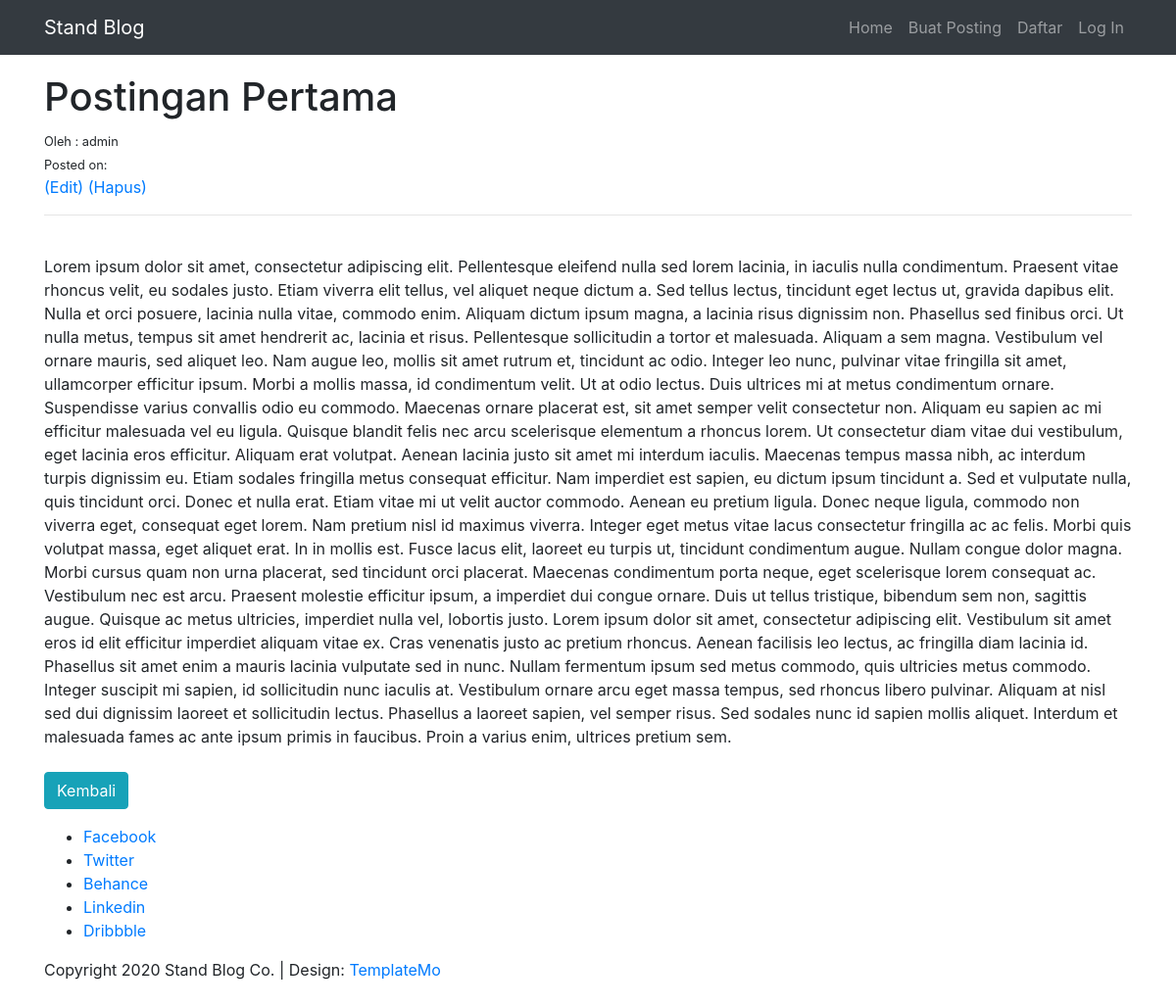
/article/7, run on the app's committed database.
### blog/models.py (models this page shows, shortened)
class Post(models.Model):
    judul = models.CharField(max_length=255)
    author = models.ForeignKey(User, on_delete=models.CASCADE)
    konten = models.TextField()
    pub_date = models.DateField(auto_now_add=True)

### blog/views.py (the view)
# urls.py: path('article/<int:pk>', ArtikelDetail.as_view(), name='detail-artikel'),
class ArtikelDetail(DetailView):
    model = Post
    template_name = 'blog/artikel_detail.html'

### blog/templates/blog/artikel_detail.html (shortened to what this page needs)
{% extends 'base.html' %}
{% block content %}
<h1>{{ post.judul }}</h1>
<small>Oleh : {{ post.author}}</small><br/>
<small>Posted on: {{pub_date }}</small> <br>
<a href="{% url 'edit-artikel' post.pk %}">(Edit)</a>
<a href="{% url 'hapus-artikel' post.pk %}">(Hapus)</a>
<hr>
<br/>
{{ post.konten }}
<br><br>
<a class="btn btn-info" href="{% url 'home' %}">Kembali</a>
{% endblock content %}

### data on the page
Post: judul "Postingan Pertama", author "admin", konten "Lorem ipsum dolor sit amet, consectetur adipiscing elit. Pellentesque eleifend nulla sed lorem lacinia, in iaculis nulla condimentum. Praesent vitae rhoncus velit, eu sodales justo. Etiam viverra elit tellus, vel aliquet neque dictum a. Sed tellus lectus, tincidunt eget lectus ut, gravida dapibus elit. Nulla et orci posuere, lacinia nulla vitae, commodo enim. Aliquam dictum ipsum magna, a lacinia risus dignissim non. Phasellus sed finibus orci. Ut nulla metus, tempus sit amet hendrerit ac, lacinia et risus. Pellentesque sollicitudin a tortor et malesuada. Aliquam a sem magna. Vestibulum vel ornare mauris, sed aliquet leo. Nam augue leo, mollis sit amet rutrum et, tincidunt ac odio. Integer…"
